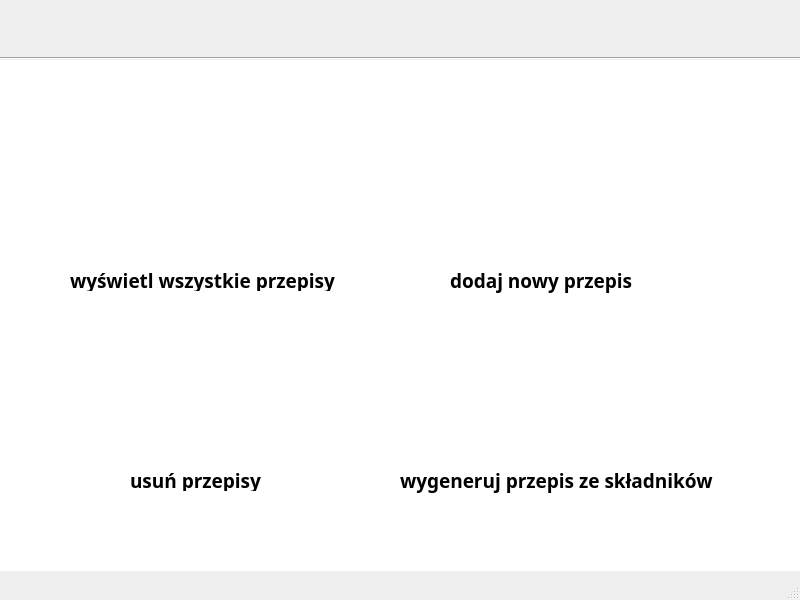
<?xml version="1.0" encoding="UTF-8"?>
<ui version="4.0">
 <class>MainWindow</class>
 <widget class="QMainWindow" name="MainWindow">
  <property name="windowModality">
   <enum>Qt::NonModal</enum>
  </property>
  <property name="geometry">
   <rect>
    <x>0</x>
    <y>0</y>
    <width>800</width>
    <height>600</height>
   </rect>
  </property>
  <property name="sizePolicy">
   <sizepolicy hsizetype="Fixed" vsizetype="Fixed">
    <horstretch>0</horstretch>
    <verstretch>0</verstretch>
   </sizepolicy>
  </property>
  <property name="minimumSize">
   <size>
    <width>800</width>
    <height>600</height>
   </size>
  </property>
  <property name="maximumSize">
   <size>
    <width>800</width>
    <height>600</height>
   </size>
  </property>
  <property name="windowTitle">
   <string>co zjeść? Aplikacja</string>
  </property>
  <property name="toolButtonStyle">
   <enum>Qt::ToolButtonIconOnly</enum>
  </property>
  <widget class="QWidget" name="centralwidget">
   <widget class="Line" name="line">
    <property name="geometry">
     <rect>
      <x>0</x>
      <y>50</y>
      <width>801</width>
      <height>16</height>
     </rect>
    </property>
    <property name="orientation">
     <enum>Qt::Horizontal</enum>
    </property>
   </widget>
   <widget class="QStackedWidget" name="stackedWidget">
    <property name="geometry">
     <rect>
      <x>0</x>
      <y>60</y>
      <width>801</width>
      <height>511</height>
     </rect>
    </property>
    <property name="autoFillBackground">
     <bool>false</bool>
    </property>
    <property name="styleSheet">
     <string notr="true">background-color: white;</string>
    </property>
    <property name="currentIndex">
     <number>0</number>
    </property>
    <widget class="QWidget" name="main">
     <widget class="QLabel" name="label_4">
      <property name="geometry">
       <rect>
        <x>400</x>
        <y>405</y>
        <width>331</width>
        <height>31</height>
       </rect>
      </property>
      <property name="font">
       <font>
        <family>Montserrat SemiBold</family>
        <pointsize>14</pointsize>
        <bold>true</bold>
       </font>
      </property>
      <property name="text">
       <string>wygeneruj przepis ze składników</string>
      </property>
     </widget>
     <widget class="QPushButton" name="viewAll_Button">
      <property name="geometry">
       <rect>
        <x>90</x>
        <y>70</y>
        <width>231</width>
        <height>131</height>
       </rect>
      </property>
      <property name="layoutDirection">
       <enum>Qt::LeftToRight</enum>
      </property>
      <property name="autoFillBackground">
       <bool>false</bool>
      </property>
      <property name="styleSheet">
       <string notr="true"/>
      </property>
      <property name="text">
       <string/>
      </property>
      <property name="icon">
       <iconset resource="zasoby.qrc">
        <normaloff>:/new/prefix1/all.png</normaloff>:/new/prefix1/all.png</iconset>
      </property>
      <property name="iconSize">
       <size>
        <width>100</width>
        <height>118</height>
       </size>
      </property>
      <property name="flat">
       <bool>true</bool>
      </property>
     </widget>
     <widget class="QLabel" name="label_3">
      <property name="geometry">
       <rect>
        <x>450</x>
        <y>205</y>
        <width>201</width>
        <height>31</height>
       </rect>
      </property>
      <property name="font">
       <font>
        <family>Montserrat SemiBold</family>
        <pointsize>14</pointsize>
        <bold>true</bold>
       </font>
      </property>
      <property name="text">
       <string>dodaj nowy przepis</string>
      </property>
     </widget>
     <widget class="QPushButton" name="viewAll_Button_3">
      <property name="geometry">
       <rect>
        <x>430</x>
        <y>270</y>
        <width>231</width>
        <height>131</height>
       </rect>
      </property>
      <property name="layoutDirection">
       <enum>Qt::LeftToRight</enum>
      </property>
      <property name="autoFillBackground">
       <bool>false</bool>
      </property>
      <property name="styleSheet">
       <string notr="true"/>
      </property>
      <property name="text">
       <string/>
      </property>
      <property name="icon">
       <iconset resource="zasoby.qrc">
        <normaloff>:/new/prefix1/generate.png</normaloff>:/new/prefix1/generate.png</iconset>
      </property>
      <property name="iconSize">
       <size>
        <width>100</width>
        <height>118</height>
       </size>
      </property>
      <property name="flat">
       <bool>true</bool>
      </property>
     </widget>
     <widget class="QLabel" name="label_5">
      <property name="geometry">
       <rect>
        <x>130</x>
        <y>410</y>
        <width>141</width>
        <height>21</height>
       </rect>
      </property>
      <property name="font">
       <font>
        <family>Montserrat SemiBold</family>
        <pointsize>14</pointsize>
        <bold>true</bold>
       </font>
      </property>
      <property name="text">
       <string>usuń przepisy</string>
      </property>
     </widget>
     <widget class="QPushButton" name="viewAll_Button_2">
      <property name="geometry">
       <rect>
        <x>430</x>
        <y>70</y>
        <width>231</width>
        <height>131</height>
       </rect>
      </property>
      <property name="layoutDirection">
       <enum>Qt::LeftToRight</enum>
      </property>
      <property name="autoFillBackground">
       <bool>false</bool>
      </property>
      <property name="styleSheet">
       <string notr="true"/>
      </property>
      <property name="text">
       <string/>
      </property>
      <property name="icon">
       <iconset resource="zasoby.qrc">
        <normaloff>:/new/prefix1/add.png</normaloff>:/new/prefix1/add.png</iconset>
      </property>
      <property name="iconSize">
       <size>
        <width>100</width>
        <height>118</height>
       </size>
      </property>
      <property name="flat">
       <bool>true</bool>
      </property>
     </widget>
     <widget class="QPushButton" name="viewAll_Button_4">
      <property name="geometry">
       <rect>
        <x>90</x>
        <y>270</y>
        <width>231</width>
        <height>131</height>
       </rect>
      </property>
      <property name="layoutDirection">
       <enum>Qt::LeftToRight</enum>
      </property>
      <property name="autoFillBackground">
       <bool>false</bool>
      </property>
      <property name="styleSheet">
       <string notr="true"/>
      </property>
      <property name="text">
       <string/>
      </property>
      <property name="icon">
       <iconset resource="zasoby.qrc">
        <normaloff>:/new/prefix1/delete.png</normaloff>:/new/prefix1/delete.png</iconset>
      </property>
      <property name="iconSize">
       <size>
        <width>100</width>
        <height>118</height>
       </size>
      </property>
      <property name="flat">
       <bool>true</bool>
      </property>
     </widget>
     <widget class="QLabel" name="label_2">
      <property name="geometry">
       <rect>
        <x>70</x>
        <y>210</y>
        <width>281</width>
        <height>21</height>
       </rect>
      </property>
      <property name="font">
       <font>
        <family>Montserrat SemiBold</family>
        <pointsize>14</pointsize>
        <bold>true</bold>
       </font>
      </property>
      <property name="text">
       <string>wyświetl wszystkie przepisy</string>
      </property>
     </widget>
    </widget>
    <widget class="QWidget" name="page_2">
     <widget class="QScrollArea" name="scrollArea">
      <property name="geometry">
       <rect>
        <x>0</x>
        <y>0</y>
        <width>801</width>
        <height>491</height>
       </rect>
      </property>
      <property name="widgetResizable">
       <bool>true</bool>
      </property>
      <widget class="QWidget" name="scrollAreaWidgetContents">
       <property name="geometry">
        <rect>
         <x>0</x>
         <y>0</y>
         <width>799</width>
         <height>489</height>
        </rect>
       </property>
      </widget>
     </widget>
    </widget>
    <widget class="QWidget" name="page">
     <widget class="QLabel" name="label_31">
      <property name="geometry">
       <rect>
        <x>30</x>
        <y>20</y>
        <width>221</width>
        <height>31</height>
       </rect>
      </property>
      <property name="font">
       <font>
        <family>Montserrat SemiBold</family>
        <pointsize>16</pointsize>
        <bold>true</bold>
       </font>
      </property>
      <property name="text">
       <string>Dodaj nowy przepis</string>
      </property>
     </widget>
     <widget class="QLineEdit" name="recipeName">
      <property name="geometry">
       <rect>
        <x>30</x>
        <y>90</y>
        <width>491</width>
        <height>31</height>
       </rect>
      </property>
      <property name="font">
       <font>
        <family>Montserrat Medium</family>
       </font>
      </property>
     </widget>
     <widget class="QPushButton" name="addIngredient">
      <property name="geometry">
       <rect>
        <x>280</x>
        <y>170</y>
        <width>131</width>
        <height>31</height>
       </rect>
      </property>
      <property name="text">
       <string>Dodaj składnik</string>
      </property>
     </widget>
     <widget class="QPushButton" name="saveRecipe">
      <property name="geometry">
       <rect>
        <x>620</x>
        <y>460</y>
        <width>141</width>
        <height>24</height>
       </rect>
      </property>
      <property name="text">
       <string>Zapisz przepis</string>
      </property>
     </widget>
     <widget class="QLabel" name="label_42">
      <property name="geometry">
       <rect>
        <x>30</x>
        <y>60</y>
        <width>101</width>
        <height>31</height>
       </rect>
      </property>
      <property name="font">
       <font>
        <family>Montserrat Light</family>
        <pointsize>9</pointsize>
        <bold>false</bold>
       </font>
      </property>
      <property name="text">
       <string>Nazwa przepisu</string>
      </property>
     </widget>
     <widget class="QLabel" name="label_43">
      <property name="geometry">
       <rect>
        <x>30</x>
        <y>140</y>
        <width>101</width>
        <height>31</height>
       </rect>
      </property>
      <property name="font">
       <font>
        <family>Montserrat Light</family>
        <pointsize>9</pointsize>
        <bold>false</bold>
       </font>
      </property>
      <property name="text">
       <string>Składniki</string>
      </property>
     </widget>
     <widget class="QLineEdit" name="ingredient">
      <property name="geometry">
       <rect>
        <x>30</x>
        <y>170</y>
        <width>241</width>
        <height>31</height>
       </rect>
      </property>
      <property name="font">
       <font>
        <family>Montserrat Medium</family>
       </font>
      </property>
     </widget>
     <widget class="QLabel" name="label_44">
      <property name="geometry">
       <rect>
        <x>30</x>
        <y>210</y>
        <width>101</width>
        <height>31</height>
       </rect>
      </property>
      <property name="font">
       <font>
        <family>Montserrat Light</family>
        <pointsize>9</pointsize>
        <bold>false</bold>
       </font>
      </property>
      <property name="text">
       <string>Dodane składniki:</string>
      </property>
     </widget>
     <widget class="QLabel" name="addedIngredients">
      <property name="geometry">
       <rect>
        <x>30</x>
        <y>250</y>
        <width>741</width>
        <height>31</height>
       </rect>
      </property>
      <property name="font">
       <font>
        <family>Montserrat Light</family>
        <pointsize>9</pointsize>
        <bold>false</bold>
       </font>
      </property>
      <property name="text">
       <string/>
      </property>
     </widget>
     <widget class="QLabel" name="label_45">
      <property name="geometry">
       <rect>
        <x>30</x>
        <y>300</y>
        <width>101</width>
        <height>31</height>
       </rect>
      </property>
      <property name="font">
       <font>
        <family>Montserrat Light</family>
        <pointsize>9</pointsize>
        <bold>false</bold>
       </font>
      </property>
      <property name="text">
       <string>Przepis</string>
      </property>
     </widget>
     <widget class="QPlainTextEdit" name="recipe">
      <property name="geometry">
       <rect>
        <x>20</x>
        <y>340</y>
        <width>751</width>
        <height>101</height>
       </rect>
      </property>
     </widget>
    </widget>
    <widget class="QWidget" name="page_3">
     <widget class="QScrollArea" name="scrollArea_2">
      <property name="geometry">
       <rect>
        <x>0</x>
        <y>0</y>
        <width>801</width>
        <height>491</height>
       </rect>
      </property>
      <property name="widgetResizable">
       <bool>true</bool>
      </property>
      <widget class="QWidget" name="scrollAreaWidgetContents_2">
       <property name="geometry">
        <rect>
         <x>0</x>
         <y>0</y>
         <width>799</width>
         <height>489</height>
        </rect>
       </property>
      </widget>
     </widget>
    </widget>
    <widget class="QWidget" name="page_4">
     <widget class="QLabel" name="label_32">
      <property name="geometry">
       <rect>
        <x>30</x>
        <y>10</y>
        <width>221</width>
        <height>31</height>
       </rect>
      </property>
      <property name="font">
       <font>
        <family>Montserrat SemiBold</family>
        <pointsize>16</pointsize>
        <bold>true</bold>
       </font>
      </property>
      <property name="text">
       <string>Znajdź swój przepis</string>
      </property>
     </widget>
     <widget class="QLabel" name="label_46">
      <property name="geometry">
       <rect>
        <x>30</x>
        <y>60</y>
        <width>61</width>
        <height>21</height>
       </rect>
      </property>
      <property name="font">
       <font>
        <family>Montserrat Light</family>
        <pointsize>9</pointsize>
        <bold>false</bold>
       </font>
      </property>
      <property name="text">
       <string>Składniki</string>
      </property>
     </widget>
     <widget class="QWidget" name="central" native="true">
      <property name="geometry">
       <rect>
        <x>30</x>
        <y>90</y>
        <width>621</width>
        <height>81</height>
       </rect>
      </property>
      <widget class="QWidget" name="gridLayoutWidget">
       <property name="geometry">
        <rect>
         <x>0</x>
         <y>0</y>
         <width>621</width>
         <height>81</height>
        </rect>
       </property>
       <layout class="QGridLayout" name="gridLayout"/>
      </widget>
     </widget>
     <widget class="QPushButton" name="filterButton">
      <property name="geometry">
       <rect>
        <x>540</x>
        <y>180</y>
        <width>111</width>
        <height>24</height>
       </rect>
      </property>
      <property name="text">
       <string>Filtruj</string>
      </property>
     </widget>
     <widget class="QLabel" name="label_33">
      <property name="geometry">
       <rect>
        <x>30</x>
        <y>240</y>
        <width>151</width>
        <height>31</height>
       </rect>
      </property>
      <property name="font">
       <font>
        <family>Montserrat SemiBold</family>
        <pointsize>11</pointsize>
        <bold>true</bold>
       </font>
      </property>
      <property name="text">
       <string>Znalezione przepisy</string>
      </property>
     </widget>
     <widget class="QScrollArea" name="foundRecipesArea">
      <property name="geometry">
       <rect>
        <x>0</x>
        <y>280</y>
        <width>801</width>
        <height>211</height>
       </rect>
      </property>
      <property name="widgetResizable">
       <bool>true</bool>
      </property>
      <widget class="QWidget" name="scrollAreaWidgetContents_3">
       <property name="geometry">
        <rect>
         <x>0</x>
         <y>0</y>
         <width>799</width>
         <height>209</height>
        </rect>
       </property>
      </widget>
     </widget>
    </widget>
   </widget>
   <widget class="QLabel" name="label">
    <property name="geometry">
     <rect>
      <x>30</x>
      <y>10</y>
      <width>131</width>
      <height>31</height>
     </rect>
    </property>
    <property name="text">
     <string/>
    </property>
    <property name="pixmap">
     <pixmap resource="zasoby.qrc">:/new/prefix1/logo.png</pixmap>
    </property>
   </widget>
  </widget>
  <widget class="QMenuBar" name="menubar">
   <property name="geometry">
    <rect>
     <x>0</x>
     <y>0</y>
     <width>800</width>
     <height>22</height>
    </rect>
   </property>
  </widget>
  <widget class="QStatusBar" name="statusbar"/>
 </widget>
 <resources>
  <include location="zasoby.qrc"/>
 </resources>
 <connections/>
</ui>
